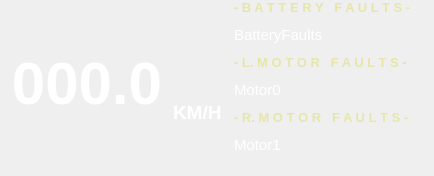
          <widget class="QWidget" name="BottomLeftCorner" native="true">
           <layout class="QHBoxLayout" name="BottomLeftWidget">
            <property name="topMargin">
             <number>0</number>
            </property>
            <property name="rightMargin">
             <number>0</number>
            </property>
            <item>
             <widget class="QLabel" name="actualSpeedLabel">
              <property name="sizePolicy">
               <sizepolicy hsizetype="Preferred" vsizetype="Preferred">
                <horstretch>0</horstretch>
                <verstretch>0</verstretch>
               </sizepolicy>
              </property>
              <property name="minimumSize">
               <size>
                <width>0</width>
                <height>0</height>
               </size>
              </property>
              <property name="font">
               <font>
                <pointsize>45</pointsize>
                <weight>75</weight>
                <italic>false</italic>
                <bold>true</bold>
               </font>
              </property>
              <property name="autoFillBackground">
               <bool>false</bool>
              </property>
              <property name="styleSheet">
               <string notr="true">
text-align: right;
color: white;</string>
              </property>
              <property name="text">
               <string>000.0</string>
              </property>
              <property name="textFormat">
               <enum>Qt::PlainText</enum>
              </property>
              <property name="scaledContents">
               <bool>false</bool>
              </property>
              <property name="alignment">
               <set>Qt::AlignRight|Qt::AlignTrailing|Qt::AlignVCenter</set>
              </property>
             </widget>
            </item>
            <item>
             <widget class="QLabel" name="actualSpeedUnitsLabel">
              <property name="sizePolicy">
               <sizepolicy hsizetype="Fixed" vsizetype="Preferred">
                <horstretch>0</horstretch>
                <verstretch>0</verstretch>
               </sizepolicy>
              </property>
              <property name="font">
               <font>
                <pointsize>14</pointsize>
                <weight>75</weight>
                <bold>true</bold>
               </font>
              </property>
              <property name="styleSheet">
               <string notr="true">
padding-top:60px;
padding-left: -6px;
color: white;</string>
              </property>
              <property name="text">
               <string>KM/H</string>
              </property>
             </widget>
            </item>
            <item>
             <widget class="QWidget" name="faultsWidget" native="true">
              <property name="minimumSize">
               <size>
                <width>0</width>
                <height>0</height>
               </size>
              </property>
              <property name="font">
               <font>
                <weight>75</weight>
                <bold>true</bold>
               </font>
              </property>
              <property name="styleSheet">
               <string notr="true"/>
              </property>
              <layout class="QVBoxLayout" name="verticalLayout_3">
               <property name="spacing">
                <number>0</number>
               </property>
               <property name="sizeConstraint">
                <enum>QLayout::SetMinimumSize</enum>
               </property>
               <property name="leftMargin">
                <number>0</number>
               </property>
               <property name="topMargin">
                <number>0</number>
               </property>
               <property name="rightMargin">
                <number>0</number>
               </property>
               <property name="bottomMargin">
                <number>0</number>
               </property>
               <item>
                <widget class="QWidget" name="batteryFaultsWidget" native="true">
                 <property name="font">
                  <font>
                   <weight>75</weight>
                   <bold>true</bold>
                  </font>
                 </property>
                 <layout class="QVBoxLayout" name="verticalLayout_17">
                  <property name="spacing">
                   <number>0</number>
                  </property>
                  <property name="leftMargin">
                   <number>0</number>
                  </property>
                  <property name="topMargin">
                   <number>0</number>
                  </property>
                  <property name="rightMargin">
                   <number>0</number>
                  </property>
                  <property name="bottomMargin">
                   <number>0</number>
                  </property>
                  <item>
                   <widget class="QLabel" name="batteryFaultsTitleLabel">
                    <property name="maximumSize">
                     <size>
                      <width>16777215</width>
                      <height>20</height>
                     </size>
                    </property>
                    <property name="font">
                     <font>
                      <pointsize>10</pointsize>
                      <weight>75</weight>
                      <bold>true</bold>
                     </font>
                    </property>
                    <property name="styleSheet">
                     <string notr="true">color: rgb(230, 230, 170);</string>
                    </property>
                    <property name="text">
                     <string>- B A T T E R Y   F A U L T S - </string>
                    </property>
                   </widget>
                  </item>
                  <item>
                   <widget class="QLabel" name="batteryFaultsLabel">
                    <property name="sizePolicy">
                     <sizepolicy hsizetype="Preferred" vsizetype="Fixed">
                      <horstretch>0</horstretch>
                      <verstretch>0</verstretch>
                     </sizepolicy>
                    </property>
                    <property name="minimumSize">
                     <size>
                      <width>200</width>
                      <height>40</height>
                     </size>
                    </property>
                    <property name="maximumSize">
                     <size>
                      <width>200</width>
                      <height>40</height>
                     </size>
                    </property>
                    <property name="font">
                     <font>
                      <pointsize>11</pointsize>
                      <weight>50</weight>
                      <bold>false</bold>
                     </font>
                    </property>
                    <property name="styleSheet">
                     <string notr="true">color:white;</string>
                    </property>
                    <property name="text">
                     <string>BatteryFaults</string>
                    </property>
                    <property name="alignment">
                     <set>Qt::AlignLeading|Qt::AlignLeft|Qt::AlignVCenter</set>
                    </property>
                    <property name="wordWrap">
                     <bool>true</bool>
                    </property>
                   </widget>
                  </item>
                 </layout>
                </widget>
               </item>
               <item>
                <widget class="QWidget" name="motorZeroFaultsWidget" native="true">
                 <property name="font">
                  <font>
                   <weight>75</weight>
                   <bold>true</bold>
                  </font>
                 </property>
                 <layout class="QVBoxLayout" name="verticalLayout_19">
                  <property name="spacing">
                   <number>0</number>
                  </property>
                  <property name="leftMargin">
                   <number>0</number>
                  </property>
                  <property name="topMargin">
                   <number>0</number>
                  </property>
                  <property name="rightMargin">
                   <number>0</number>
                  </property>
                  <property name="bottomMargin">
                   <number>0</number>
                  </property>
                  <item>
                   <widget class="QLabel" name="motorZeroFaultsTitleLabel">
                    <property name="maximumSize">
                     <size>
                      <width>16777215</width>
                      <height>20</height>
                     </size>
                    </property>
                    <property name="font">
                     <font>
                      <pointsize>10</pointsize>
                      <weight>75</weight>
                      <bold>true</bold>
                     </font>
                    </property>
                    <property name="styleSheet">
                     <string notr="true">color: rgb(230, 230, 170);</string>
                    </property>
                    <property name="text">
                     <string>- L. M O T O R   F A U L T S -</string>
                    </property>
                   </widget>
                  </item>
                  <item>
                   <widget class="QLabel" name="motorZeroFaultsLabel">
                    <property name="sizePolicy">
                     <sizepolicy hsizetype="Preferred" vsizetype="Fixed">
                      <horstretch>0</horstretch>
                      <verstretch>0</verstretch>
                     </sizepolicy>
                    </property>
                    <property name="minimumSize">
                     <size>
                      <width>200</width>
                      <height>40</height>
                     </size>
                    </property>
                    <property name="maximumSize">
                     <size>
                      <width>200</width>
                      <height>40</height>
                     </size>
                    </property>
                    <property name="font">
                     <font>
                      <pointsize>11</pointsize>
                      <weight>50</weight>
                      <bold>false</bold>
                     </font>
                    </property>
                    <property name="styleSheet">
                     <string notr="true">color:white;</string>
                    </property>
                    <property name="text">
                     <string>Motor0</string>
                    </property>
                    <property name="alignment">
                     <set>Qt::AlignLeading|Qt::AlignLeft|Qt::AlignVCenter</set>
                    </property>
                    <property name="wordWrap">
                     <bool>true</bool>
                    </property>
                   </widget>
                  </item>
                 </layout>
                </widget>
               </item>
               <item>
                <widget class="QWidget" name="motortOneFaultsWidget" native="true">
                 <property name="minimumSize">
                  <size>
                   <width>200</width>
                   <height>0</height>
                  </size>
                 </property>
                 <property name="font">
                  <font>
                   <weight>75</weight>
                   <bold>true</bold>
                  </font>
                 </property>
                 <layout class="QVBoxLayout" name="verticalLayout_22">
                  <property name="spacing">
                   <number>0</number>
                  </property>
                  <property name="leftMargin">
                   <number>0</number>
                  </property>
                  <property name="topMargin">
                   <number>0</number>
                  </property>
                  <property name="rightMargin">
                   <number>0</number>
                  </property>
                  <property name="bottomMargin">
                   <number>0</number>
                  </property>
                  <item>
                   <widget class="QLabel" name="motorOneFaultsTitleLabel">
                    <property name="maximumSize">
                     <size>
                      <width>16777215</width>
                      <height>20</height>
                     </size>
                    </property>
                    <property name="font">
                     <font>
                      <pointsize>10</pointsize>
                      <weight>75</weight>
                      <bold>true</bold>
                     </font>
                    </property>
                    <property name="styleSheet">
                     <string notr="true">color: rgb(230, 230, 170);</string>
                    </property>
                    <property name="text">
                     <string>- R. M O T O R   F A U L T S -</string>
                    </property>
                   </widget>
                  </item>
                  <item>
                   <widget class="QLabel" name="motorOneFaultsLabel">
                    <property name="sizePolicy">
                     <sizepolicy hsizetype="Preferred" vsizetype="Fixed">
                      <horstretch>0</horstretch>
                      <verstretch>0</verstretch>
                     </sizepolicy>
                    </property>
                    <property name="minimumSize">
                     <size>
                      <width>200</width>
                      <height>40</height>
                     </size>
                    </property>
                    <property name="maximumSize">
                     <size>
                      <width>200</width>
                      <height>40</height>
                     </size>
                    </property>
                    <property name="font">
                     <font>
                      <pointsize>11</pointsize>
                      <weight>50</weight>
                      <bold>false</bold>
                     </font>
                    </property>
                    <property name="styleSheet">
                     <string notr="true">color:white;</string>
                    </property>
                    <property name="text">
                     <string>Motor1</string>
                    </property>
                    <property name="alignment">
                     <set>Qt::AlignLeading|Qt::AlignLeft|Qt::AlignVCenter</set>
                    </property>
                    <property name="wordWrap">
                     <bool>true</bool>
                    </property>
                   </widget>
                  </item>
                 </layout>
                </widget>
               </item>
              </layout>
             </widget>
            </item>
           </layout>
          </widget>
